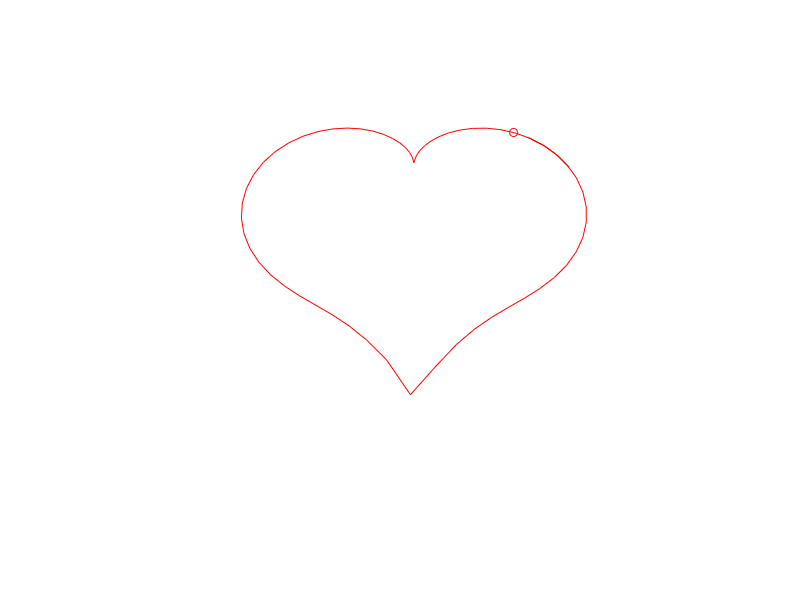

Source code (MATLAB):
theta=0:0.1:2*pi+0.5;
r=sin(theta).*sqrt(abs(cos(theta)))./(sin(theta)+7/5)-2*sin(theta)+2;
x=r.*cos(theta);
y=r.*sin(theta);
plot(x,y,'r')
h = plot(x(1),y(1),'ro');
axis([-3 3 -6 2])
axis equal
for k = 2:length(x)
    clf
    plot(x(1:k-1), y(1:k-1), 'r-');
    axis([-4 4 -6 2])
%     axis equal
    hold on
    plot( x(k), y(k), 'ro');
    hold off
    pause(0.03);
    drawnow
end
axis off